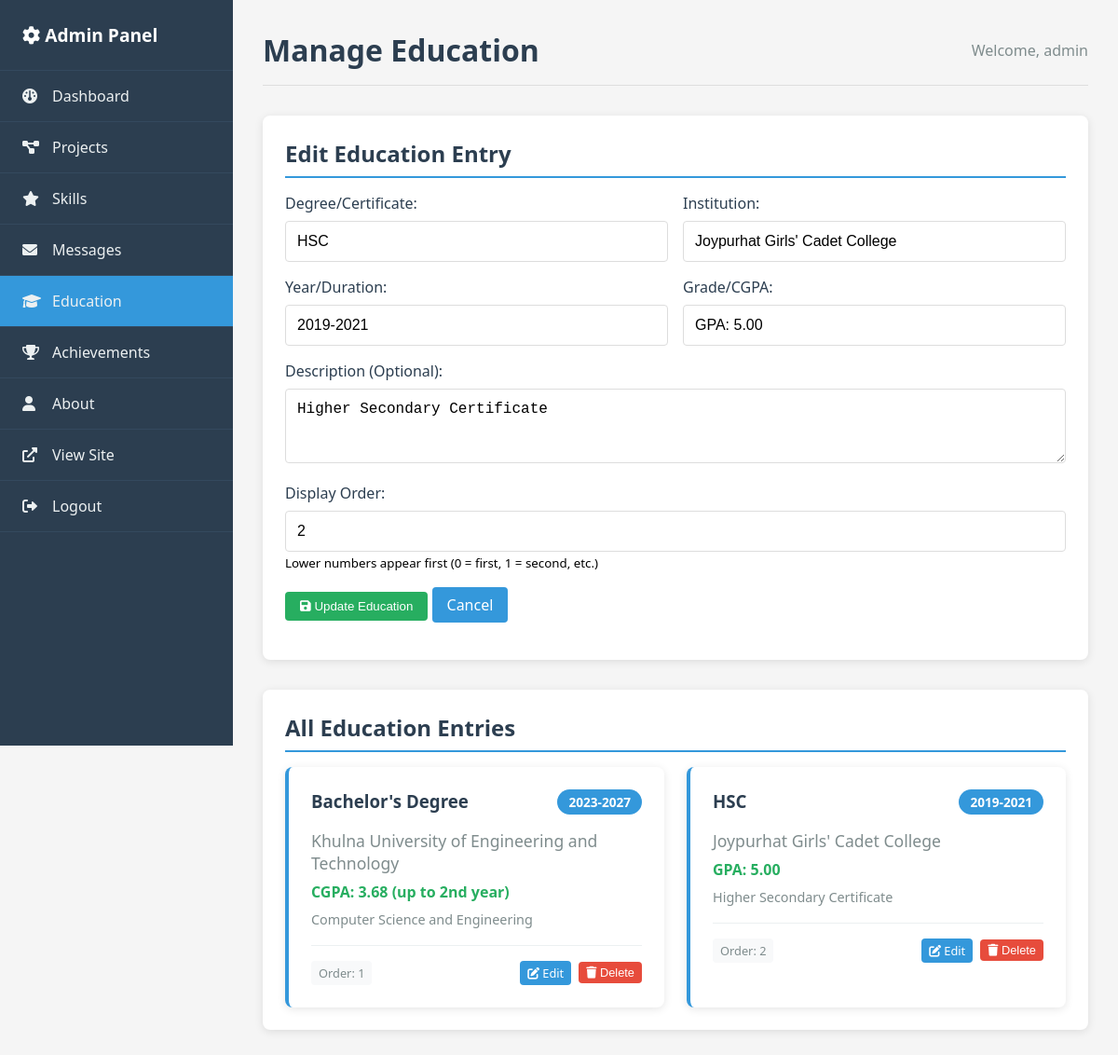
/admin/education.php?edit=2 (signed in), run on the app's committed database.
### tables this page shows
CREATE TABLE education (
    id INT AUTO_INCREMENT PRIMARY KEY,
    degree VARCHAR(255) NOT NULL,
    institution VARCHAR(255) NOT NULL,
    year VARCHAR(50) NOT NULL,
    description TEXT,
    grade_info VARCHAR(100),
    status ENUM('active', 'inactive') DEFAULT 'active',
    display_order INT DEFAULT 0,
    created_at TIMESTAMP DEFAULT CURRENT_TIMESTAMP,
    updated_at TIMESTAMP DEFAULT CURRENT_TIMESTAMP ON UPDATE CURRENT_TIMESTAMP
);

### config/database.php (called while the page is built, shortened)
<?php
function executeQuery($pdo, $sql, $params = []) {
    try {
        $stmt = $pdo->prepare($sql);
        $stmt->execute($params);
        return $stmt;
    } catch(PDOException $e) {
        error_log("Database Error: " . $e->getMessage());
        return false;
    }
}
function fetchAll($pdo, $sql, $params = []) {
    $stmt = executeQuery($pdo, $sql, $params);
    return $stmt ? $stmt->fetchAll() : [];
}
function fetchOne($pdo, $sql, $params = []) {
    $stmt = executeQuery($pdo, $sql, $params);
    return $stmt ? $stmt->fetch() : null;
}
?>

### admin/education.php (the view, shortened to what this page needs)
<?php
require_once '../config/database.php';
require_once '../functions/portfolio_functions.php';
$education = fetchAll($pdo, "SELECT * FROM education ORDER BY display_order ASC");
$editEducation = null;
if (isset($_GET['edit']) && is_numeric($_GET['edit'])) {
    $editEducation = fetchOne($pdo, "SELECT * FROM education WHERE id = ?", [$_GET['edit']]);
}
?>
<!DOCTYPE html>
<html lang="en">
<head>
    <link rel="stylesheet" href="https://cdnjs.cloudflare.com/ajax/libs/font-awesome/6.0.0/css/all.min.css">
    <link rel="stylesheet" href="admin_style.css">
</head>
<body>
    <div class="admin-container">
        <nav class="sidebar">
            <div class="sidebar-header">
                <h2><i class="fas fa-cog"></i> Admin Panel</h2>
            </div>
            <ul class="sidebar-menu">
                <li><a href="dashboard.php"><i class="fas fa-dashboard"></i> Dashboard</a></li>
                <li><a href="projects.php"><i class="fas fa-project-diagram"></i> Projects</a></li>
                <li><a href="skills.php"><i class="fas fa-star"></i> Skills</a></li>
                <li><a href="messages.php"><i class="fas fa-envelope"></i> Messages</a></li>
                <li><a href="education.php" class="active"><i class="fas fa-graduation-cap"></i> Education</a></li>
                <li><a href="achievements.php"><i class="fas fa-trophy"></i> Achievements</a></li>
                <li><a href="about.php"><i class="fas fa-user"></i> About</a></li>
                <li><a href="../index.php" target="_blank"><i class="fas fa-external-link-alt"></i> View Site</a></li>
                <li><a href="logout.php"><i class="fas fa-sign-out-alt"></i> Logout</a></li>
            </ul>
        </nav>
        <div class="main-content">
            <div class="header">
                <h1>Manage Education</h1>
                <div class="user-info">
                    Welcome, <?php echo htmlspecialchars($_SESSION['admin_username']); ?>
                </div>
            </div>
            <div class="content-section">
                <h2><?php echo $editEducation ? 'Edit Education Entry' : 'Add New Education Entry'; ?></h2>
                <form method="POST">
                    <div class="form-row">
                        <div class="form-group">
                            <label for="degree">Degree/Certificate:</label>
                            <input type="text" id="degree" name="degree" required
                                   placeholder="e.g., Bachelor's Degree, HSC, Diploma"
                                   value="<?php echo $editEducation ? htmlspecialchars(html_entity_decode($editEducation['degree'], ENT_QUOTES, 'UTF-8')) : ''; ?>">
                        </div>
                        <div class="form-group">
                            <label for="institution">Institution:</label>
                            <input type="text" id="institution" name="institution" required
                                   placeholder="e.g., University Name, College Name"
                                   value="<?php echo $editEducation ? htmlspecialchars(html_entity_decode($editEducation['institution'], ENT_QUOTES, 'UTF-8')) : ''; ?>">
                        </div>
                    </div>
                    <div class="form-row">
                        <div class="form-group">
                            <label for="year">Year/Duration:</label>
                            <input type="text" id="year" name="year" required
                                   placeholder="e.g., 2023-2027, 2019-2021"
                                   value="<?php echo $editEducation ? htmlspecialchars($editEducation['year']) : ''; ?>">
                        </div>
                        <div class="form-group">
                            <label for="grade_info">Grade/CGPA:</label>
                            <input type="text" id="grade_info" name="grade_info"
                                   placeholder="e.g., CGPA: 3.68, GPA: 5.00"
                                   value="<?php echo $editEducation ? htmlspecialchars(html_entity_decode($editEducation['grade_info'], ENT_QUOTES, 'UTF-8')) : ''; ?>">
                        </div>
                    </div>
                    <div class="form-group">
                        <label for="description">Description (Optional):</label>
                        <textarea id="description" name="description" rows="3"
                                  placeholder="Additional details about your studies, achievements, etc."><?php echo $editEducation ? htmlspecialchars(html_entity_decode($editEducation['description'], ENT_QUOTES, 'UTF-8')) : ''; ?></textarea>
                    </div>
                    <div class="form-group">
                        <label for="display_order">Display Order:</label>
                        <input type="number" id="display_order" name="display_order" min="0"
                               value="<?php echo $editEducation ? $editEducation['display_order'] : '0'; ?>">
                        <small>Lower numbers appear first (0 = first, 1 = second, etc.)</small>
                    </div>
                    <div class="form-group">
                        <button type="submit" class="btn btn-success">
                            <i class="fas fa-save"></i> <?php echo $editEducation ? 'Update Education' : 'Add Education'; ?>
                        </button>
                        <?php if ($editEducation): ?>
                            <a href="education.php" class="btn">Cancel</a>
                        <?php endif; ?>
                    </div>
                </form>
            </div>
            <div class="content-section">
                <h2>All Education Entries</h2>
                <?php if (empty($education)): ?>
                    <p class="text-center">No education entries found. Add your first education entry above!</p>
                <?php else: ?>
                    <div class="education-grid">
                        <?php foreach ($education as $edu): ?>
                            <div class="education-card">
                                <div class="education-header">
                                    <h3><?php echo htmlspecialchars($edu['degree']); ?></h3>
                                    <span class="education-year"><?php echo htmlspecialchars($edu['year']); ?></span>
                                </div>
                                <p class="institution"><?php echo htmlspecialchars($edu['institution']); ?></p>
                                <?php if ($edu['grade_info']): ?>
                                    <p class="grade"><?php echo htmlspecialchars($edu['grade_info']); ?></p>
                                <?php endif; ?>
                                <?php if ($edu['description']): ?>
                                    <p class="description"><?php echo htmlspecialchars($edu['description']); ?></p>
                                <?php endif; ?>
                                <div class="education-actions">
                                    <span class="order-badge">Order: <?php echo $edu['display_order']; ?></span>
                                    <div class="action-buttons">
                                        <a href="education.php?edit=<?php echo $edu['id']; ?>" class="btn btn-sm">
                                            <i class="fas fa-edit"></i> Edit
                                        </a>
                                        <form method="POST" style="display: inline;"
                                              onsubmit="return confirm('Are you sure you want to delete this education entry?')">
                                            <button type="submit" class="btn btn-sm btn-danger">
                                                <i class="fas fa-trash"></i> Delete
                                            </button>
                                        </form>
                                    </div>
                                </div>
                            </div>
                        <?php endforeach; ?>
                    </div>
                <?php endif; ?>
            </div>
        </div>
    </div>
</body>
</html>

### admin/admin_style.css (style rules this page uses)
* { margin: 0; padding: 0; box-sizing: border-box; }
body { font-family: 'Segoe UI', Tahoma, Geneva, Verdana, sans-serif; background: #f5f5f5; }
.admin-container { display: flex; min-height: 100vh; }
.sidebar { width: 250px; background: #2c3e50; color: white; position: fixed; height: 100vh; overflow-y: auto; }
.sidebar-header { padding: 1.5rem; border-bottom: 1px solid #34495e; }
.sidebar-header h2 { font-size: 1.2rem; }
.sidebar-menu { list-style: none; padding: 0; }
.sidebar-menu li { border-bottom: 1px solid #34495e; }
.sidebar-menu a { display: flex; align-items: center; padding: 1rem 1.5rem; color: #ecf0f1; text-decoration: none; transition: background 0.3s ease; position: relative; }
.sidebar-menu a:hover, .sidebar-menu a.active { background: #3498db; }
.sidebar-menu a i { margin-right: 0.75rem; width: 20px; }
.main-content { margin-left: 250px; padding: 2rem; width: calc(100% - 250px); }
.header { display: flex; justify-content: space-between; align-items: center; margin-bottom: 2rem; padding-bottom: 1rem; border-bottom: 1px solid #ddd; }
.header h1 { color: #2c3e50; }
.user-info { color: #7f8c8d; }
.content-section { background: white; padding: 1.5rem; border-radius: 8px; box-shadow: 0 2px 10px rgba(0,0,0,0.1); margin-bottom: 2rem; }
.content-section h2 { color: #2c3e50; margin-bottom: 1rem; padding-bottom: 0.5rem; border-bottom: 2px solid #3498db; }
.btn { background: #3498db; color: white; padding: 0.5rem 1rem; border: none; border-radius: 4px; text-decoration: none; cursor: pointer; display: inline-block; transition: background 0.3s ease; }
.btn-sm { padding: 0.25rem 0.5rem; font-size: 0.8rem; }
.btn-success { background: #27ae60; }
.btn-danger { background: #e74c3c; }
.form-group { margin-bottom: 1rem; }
.form-group label { display: block; margin-bottom: 0.5rem; color: #2c3e50; font-weight: 500; }
.form-group input, .form-group textarea, .form-group select { width: 100%; padding: 0.75rem; border: 1px solid #ddd; border-radius: 4px; font-size: 1rem; }
.form-row { display: grid; grid-template-columns: 1fr 1fr; gap: 1rem; }
.btn-danger { background: #e74c3c; border-color: #c0392b; }

### admin/education.php (style rules this page uses)
.education-grid { display: grid; grid-template-columns: repeat(auto-fit, minmax(350px, 1fr)); gap: 1.5rem; margin-top: 1rem; }
.education-card { background: white; border-radius: 8px; padding: 1.5rem; box-shadow: 0 2px 10px rgba(0,0,0,0.1); border-left: 4px solid #3498db; }
.education-header { display: flex; justify-content: space-between; align-items: flex-start; margin-bottom: 1rem; }
.education-header h3 { color: #2c3e50; margin: 0; flex: 1; }
.education-year { background: #3498db; color: white; padding: 0.25rem 0.75rem; border-radius: 20px; font-size: 0.85rem; font-weight: bold; margin-left: 1rem; }
.institution { font-size: 1.1rem; color: #7f8c8d; margin-bottom: 0.5rem; font-weight: 500; }
.grade { color: #27ae60; font-weight: bold; margin-bottom: 0.5rem; }
.description { color: #7f8c8d; font-size: 0.9rem; line-height: 1.5; margin-bottom: 1rem; }
.education-actions { display: flex; justify-content: space-between; align-items: center; margin-top: 1rem; padding-top: 1rem; border-top: 1px solid #ecf0f1; }
.order-badge { background: #f8f9fa; color: #7f8c8d; padding: 0.25rem 0.5rem; border-radius: 4px; font-size: 0.8rem; }
.action-buttons { display: flex; gap: 0.5rem; }

### data on the page
education: degree "HSC", institution "Joypurhat Girls' Cadet College", year "2019-2021", grade_info "GPA: 5.00", description "Higher Secondary Certificate", display_order "2"
education: degree "Bachelor's Degree", year "2023-2027", institution "Khulna University of Engineering and Technology", grade_info "CGPA: 3.68 (up to 2nd year)", description "Computer Science and Engineering", display_order "1"

### other printed values
$_SESSION['admin_username'] "admin"
